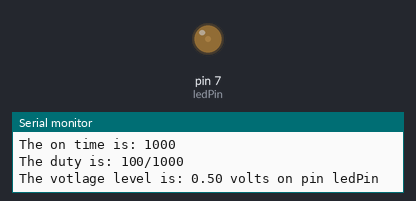
Bench run of a sketch on a simulated Arduino Uno, built with avr-gcc and run on an emulated ATmega328P. Parts: output pins drawn as LEDs (lit = HIGH), the last lines printed to the serial monitor.

Above: at 0.2 s.
At 20.4 s:
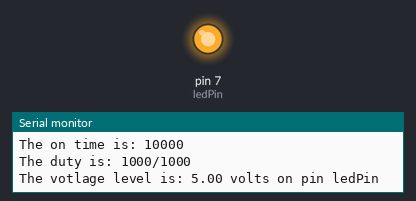
Timing chart, 0 to 31.9 s (numbered marks = the images above):
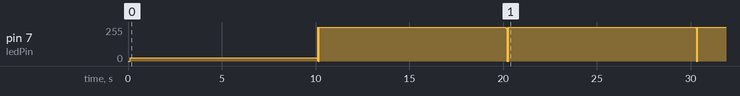

Measured:
- by itself, pin 7 (ledPin): moves between 0/255 and 255/255, repeating every 10.1 s

The sketch:

lab2p1.ino
```cpp
/*
 * Lab 2 Problem 1
 *
 * PWM function
 *
 * Jimmy Hickey
 * 26/1/16
 *
 */
const int ledPin=7;
void setup() {
 pinMode(ledPin,OUTPUT);
 Serial.begin(9600);
  PWM(1000, 100); //call the PWM function
  PWM(1000, 1000); //call the PWM function
  PWM(100, 10000); //call the PWM function and get an error
}

void loop() {

  PWM(1000, 1000); //call the PWM function
}

void PWM(long cycles, long duty){
 //Case that takes care of the duty being too high
  if(duty>1000){
    Serial.print("Duty too high. Choose a number between 1 and 1000.");
  }
  else{
  long period=10000; //Make the period 10,000 microseconds
  long on=period*duty/1000; //Decide how long the it will be on for
                           //This will be duty/1000 parts of the
                           //total period
  //Print out out info
  Serial.print("The period is: ");
  Serial.println(period);
  Serial.print("The on time is: ");
  Serial.println(on);
  Serial.print("The duty is: ");
  Serial.print(duty);
  Serial.println("/1000");
  Serial.print("The votlage level is: ");
  Serial.print((float)on*5.0/period);
  Serial.println(" volts on pin ledPin");

  for(int i=0; i<=cycles; i++){
    digitalWrite(ledPin,HIGH);
    delayMicroseconds(on);
    digitalWrite(ledPin,LOW);
    delayMicroseconds(period-on);
  }
  }
}
```
